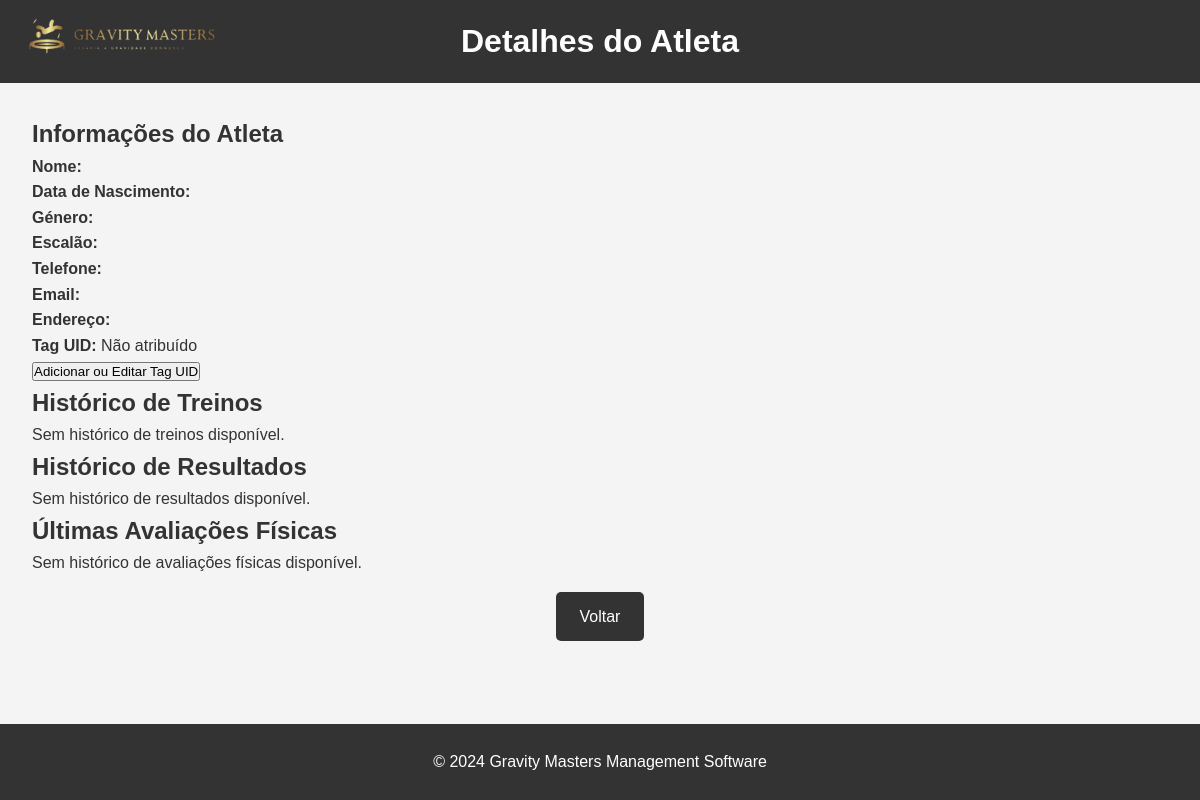
The page /frontend/personalAthlete.php?idAthlete=4 on the database as committed earlier.
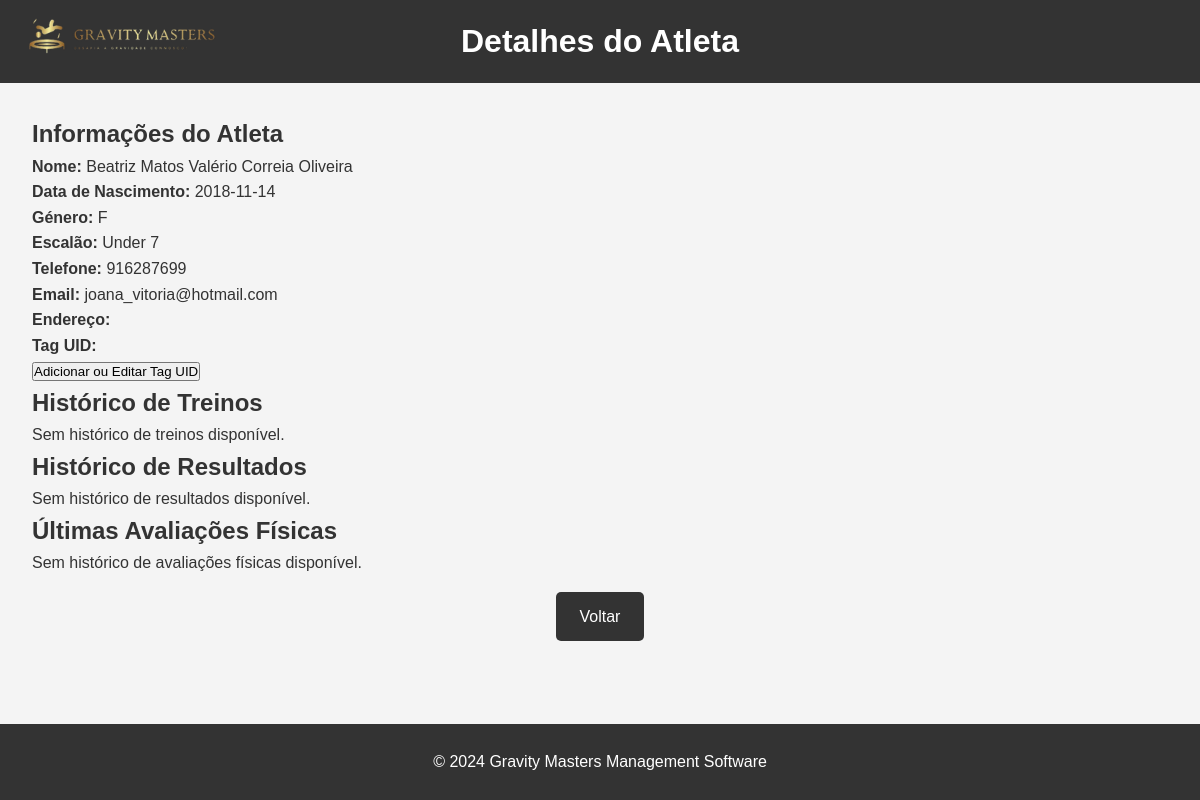
The same page on the database as committed later.
### tables this page shows
CREATE TABLE "Athlete" (
    idAthlete INTEGER PRIMARY KEY AUTOINCREMENT,
    name VARCHAR(255) NOT NULL,
    birthday DATE,
    genre VARCHAR(1) NOT NULL,
    mobile VARCHAR(20),
    email VARCHAR(255), username TEXT,
    password VARCHAR(255),
    address VARCHAR(255),
    ageGroup VARCHAR(255), "fgpNumber" TEXT, "tag_uid" TEXT,
    UNIQUE(idAthlete)
);

### backend/functions.php (called while the page is built, shortened)
<?php
include_once __DIR__ . '/../backend/db_connect.php';
function fetchinfoAthlete($idAthlete) {
    global $conn;
    try {
        $sql = "SELECT * FROM Athlete WHERE idAthlete = :idAthlete";
        $stmt = $conn->prepare($sql);
        $stmt->bindParam(':idAthlete', $idAthlete, PDO::PARAM_INT);
        $stmt->execute();
        $athlete = $stmt->fetch(PDO::FETCH_ASSOC);
        if (!$athlete || empty($athlete['birthday'])) {
            throw new Exception("Data de nascimento inválida ou ausente.");
        }
        $currentYear = (int)date("Y");
        $birthYear = (int)date("Y", strtotime($athlete['birthday']));
        $age = $currentYear - $birthYear;
        $ageGroup = match (true) {
            $age >= 17 => '17+',
            $age >= 15 => '15-16',
            $age >= 13 => '13-14',
            $age >= 11 => '11-12',
            $age >= 9 => '9-10',
            $age >= 7 => '7-8',
            default => 'Under 7',
        };
        return $athlete;
    } catch (Exception $e) {
        return null;
    }
}
function fetchTrainingsAthlete($idAthlete) {
    global $conn;
    try {
        $sql = "SELECT * FROM TrainingReg WHERE idAthlete = :idAthlete ORDER BY dateTrainingReg DESC";
        $stmt = $conn->prepare($sql);
        $stmt->bindParam(':idAthlete', $idAthlete, PDO::PARAM_INT);
        $stmt->execute();
        return $stmt->fetchAll(PDO::FETCH_ASSOC);
    } catch (Exception $e) {
        return [];
    }
}
function fetchResultsAndDetailsOfCompetitionAthlete($idAthlete) {
    global $conn;
    try {
        $sql = "SELECT r.*, c.*
                FROM Result r
                JOIN Competition c ON r.idCompetition = c.idCompetition
                WHERE r.idAthlete = :idAthlete
                ORDER BY c.startTime DESC";
        $stmt = $conn->prepare($sql);
        $stmt->bindParam(':idAthlete', $idAthlete, PDO::PARAM_INT);
        $stmt->execute();
        return $stmt->fetchAll(PDO::FETCH_ASSOC);
    } catch (Exception $e) {
        return [];
    }
}
function fetchConditionTestsAthlete($idAthlete) {
    global $conn;
    try {
        $sql = "SELECT * FROM ConditionTest WHERE idAthlete = :idAthlete ORDER BY dateTest DESC";
        $stmt = $conn->prepare($sql);
        $stmt->bindParam(':idAthlete', $idAthlete, PDO::PARAM_INT);
        $stmt->execute();
        return $stmt->fetchAll(PDO::FETCH_ASSOC);
    } catch (Exception $e) {
        return [];
    }
}
?>

### frontend/personalAthlete.php (the view, shortened to what the changed rows need)
<?php
include __DIR__ . '/../backend/db_connect.php';
include __DIR__ . '/../backend/functions.php';
$idAthlete = $_GET['idAthlete'];
$athlete = fetchinfoAthlete($idAthlete);
$condition = fetchConditionTestsAthlete($idAthlete);
$trainings = fetchTrainingsAthlete($idAthlete);
$results = fetchResultsAndDetailsOfCompetitionAthlete($idAthlete);
?>
<!DOCTYPE html>
<html lang="pt">
<head>
    <link rel="stylesheet" href="../css/personalAthlete.css">
</head>
<body>
    <header>
        <div class="header-content">
            <h1>Detalhes do Atleta</h1>
        </div>
    </header>
    <main>
        <div class="athlete-details">
            <h2>Informações do Atleta</h2>
            <p><strong>Nome:</strong> <?php echo htmlspecialchars($athlete['name']); ?></p>
            <p><strong>Data de Nascimento:</strong> <?php echo htmlspecialchars($athlete['birthday']); ?></p>
            <p><strong>Género:</strong> <?php echo htmlspecialchars($athlete['genre']); ?></p>
            <p><strong>Escalão:</strong> <?php echo htmlspecialchars($athlete['ageGroup']); ?> </p>
            <p><strong>Telefone:</strong> <?php echo htmlspecialchars($athlete['mobile']); ?></p>
            <p><strong>Email:</strong> <?php echo htmlspecialchars($athlete['email']); ?></p>
            <p><strong>Endereço:</strong> <?php echo htmlspecialchars($athlete['address']); ?></p>
            <p><strong>Tag UID:</strong> <?php echo htmlspecialchars($athlete['tag_uid'] ?? 'Não atribuído'); ?></p>
            <button onclick="toggleTagForm()">Adicionar ou Editar Tag UID</button>
        <div class="athlete-history">
            <h2>Histórico de Treinos</h2>
            <?php if (count($trainings) > 0): ?>
                <ul>
                    <?php foreach (array_slice($trainings, -7) as $training): ?>
                        <li><?php echo htmlspecialchars($training['dateTrainingReg']) . ': ' . htmlspecialchars($training['performance']); ?></li>
                    <?php endforeach; ?>
                </ul>
                <button onclick="window.location.href = 'list_trainingByAthlete.php?idAthlete=<?php echo $idAthlete; ?>';">Ver todos os treinos</button>
            <?php else: ?>
                <p>Sem histórico de treinos disponível.</p>
            <?php endif; ?>
            <h2>Histórico de Resultados</h2>
            <?php if (!is_string($results) && count($results) > 0): ?>
                <ul>
                    <?php foreach ($results as $item): ?>
                        <?php
                        $competitionDate = strtotime($item['competition']['startTime']);
                        $oneYearAgo = strtotime('-1 year');
                        if ($competitionDate >= $oneYearAgo): ?>
                            <li><?php echo htmlspecialchars($item['competition']['name']) . ': ' . htmlspecialchars($item['result']['score']) . ' -> ' . htmlspecialchars($item['result']['place']); ?></li>
                        <?php endif; ?>
                    <?php endforeach; ?>
                </ul>
                <button onclick="window.location.href = 'list_compByAthlete.php?idAthlete=<?php echo $idAthlete; ?>';">Mostrar todas as competições</button>
            <?php else: ?>
                <p>Sem histórico de resultados disponível.</p>
            <?php endif; ?>
            <h2>Últimas Avaliações Físicas</h2>
            <?php if (count($condition) > 0):
                $lastTwoConditions = array_slice($condition, -3); ?>
                <ul>
                    <?php foreach ($lastTwoConditions as $conditionTest): ?>
                        <li><?php echo htmlspecialchars($conditionTest['dateTest']) . ': ' . htmlspecialchars($conditionTest['weight']) . 'kg + ' . htmlspecialchars($conditionTest['height']) . 'cm'; ?></li>
                    <?php endforeach; ?>
                </ul>
                <button onclick="window.location.href = 'list_all_conditions.php?idAthlete=<?php echo $idAthlete; ?>';">Ver todas as avaliações físicas</button>
            <?php else: ?>
                <p>Sem histórico de avaliações físicas disponível.</p>
            <?php endif; ?>
        </div>
        <div class="back-button">
            <a href="javascript:history.back()">Voltar</a>
        </div>
    </main>
</body>
</html>

Rows that differ between the two databases and show on the page:
now on this page (row edited): athlete: name "Beatriz Matos Valério Correia Oliveira", birthday "2018-11-14", genre "F", ageGroup "Under 7", mobile "916287699", email "joana_vitoria@hotmail.com"
Other text that changed with them:
$athlete['tag_uid']: "Não atribuído" → (not shown)
